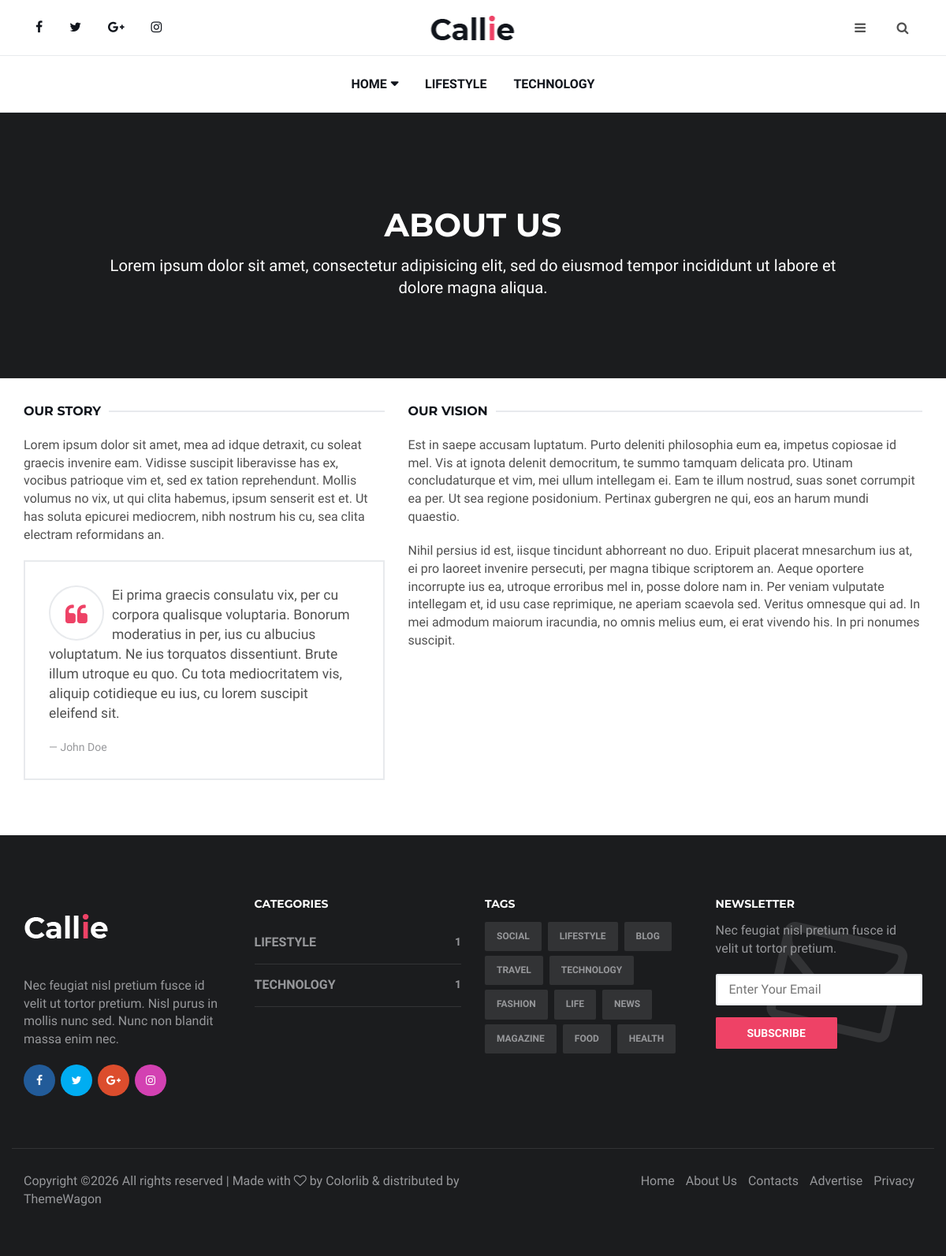
The page /about/ on the database its author committed.
### main/models.py (models this page shows, shortened)
class Category(models.Model):
    name = models.CharField("Nomi", max_length=100)
    slug = models.SlugField(unique=True)
    class Meta:
        verbose_name = "Kategoriya"
        verbose_name_plural = "Kategoriyalar"

### main/views.py (the view)
# urls.py: path("about/", views.about, name="about"),
def about(request):
    return render(request, "about.html")

### main/context_processors.py (called while the page is built)
def nav_categories(request):
    return {"nav_categories": Category.objects.all()}

### templates/about.html (shortened to what this page needs)
{% load static %}
<!DOCTYPE html>
<html lang="en">
<head>
	<link type="text/css" rel="stylesheet" href="{% static 'css/bootstrap.min.css' %}" />
	<link rel="stylesheet" href="{% static 'css/font-awesome.min.css' %}">
	<link type="text/css" rel="stylesheet" href="{% static 'css/style.css' %}" />
</head>
<body>
	<header id="header">
		<div id="nav">
			<div id="nav-top">
				<div class="container">
					<ul class="nav-social">
						<li><a href="#"><i class="fa fa-facebook"></i></a></li>
						<li><a href="#"><i class="fa fa-twitter"></i></a></li>
						<li><a href="#"><i class="fa fa-google-plus"></i></a></li>
						<li><a href="#"><i class="fa fa-instagram"></i></a></li>
					</ul>
					<div class="nav-logo">
						<a href="{% url 'index_2' %}" class="logo"><img src="{% static 'img/logo.png' %}" alt=""></a>
					</div>
					<div class="nav-btns">
						<button class="aside-btn"><i class="fa fa-bars"></i></button>
						<button class="search-btn"><i class="fa fa-search"></i></button>
					</div>
				</div>
			</div>
			<div id="nav-bottom">
				<div class="container">
					<ul class="nav-menu">
						<li class="has-dropdown">
							<a href="{% url 'index_2' %}">Home</a>
						</li>
						{% for cat in nav_categories %}
						<li><a href="{% url 'category_detail' cat.pk %}">{{ cat.name }}</a></li>
						{% endfor %}
					</ul>
				</div>
			</div>
		</div>
		<div class="page-header">
			<div class="container">
				<div class="row">
					<div class="col-md-offset-1 col-md-10 text-center">
						<h1 class="text-uppercase">About Us</h1>
						<p class="lead">Lorem ipsum dolor sit amet, consectetur adipisicing elit, sed do eiusmod tempor incididunt ut labore et dolore magna aliqua.</p>
					</div>
				</div>
			</div>
		</div>
	</header>
	<div class="section">
		<div class="container">
			<div class="row">
				<div class="col-md-5">
					<div class="section-row">
						<div class="section-title">
							<h2 class="title">Our story</h2>
						</div>
						<p>Lorem ipsum dolor sit amet, mea ad idque detraxit, cu soleat graecis invenire eam. Vidisse suscipit liberavisse has ex, vocibus patrioque vim et, sed ex tation reprehendunt. Mollis volumus no vix, ut qui clita habemus, ipsum senserit est et. Ut has soluta epicurei mediocrem, nibh nostrum his cu, sea clita electram reformidans an.</p>
						<blockquote class="blockquote">
							<p>Ei prima graecis consulatu vix, per cu corpora qualisque voluptaria. Bonorum moderatius in per, ius cu albucius voluptatum. Ne ius torquatos dissentiunt. Brute illum utroque eu quo. Cu tota mediocritatem vis, aliquip cotidieque eu ius, cu lorem suscipit eleifend sit.</p>
							<footer class="blockquote-footer">John Doe</footer>
						</blockquote>
					</div>
				</div>
				<div class="col-md-7">
					<div class="section-row">
						<div class="section-title">
							<h2 class="title">Our Vision</h2>
						</div>
						<p>Est in saepe accusam luptatum. Purto deleniti philosophia eum ea, impetus copiosae id mel. Vis at ignota delenit democritum, te summo tamquam delicata pro. Utinam concludaturque et vim, mei ullum intellegam ei. Eam te illum nostrud, suas sonet corrumpit ea per. Ut sea regione posidonium. Pertinax gubergren ne qui, eos an harum mundi quaestio.</p>
						<p>Nihil persius id est, iisque tincidunt abhorreant no duo. Eripuit placerat mnesarchum ius at, ei pro laoreet invenire persecuti, per magna tibique scriptorem an. Aeque oportere incorrupte ius ea, utroque erroribus mel in, posse dolore nam in. Per veniam vulputate intellegam et, id usu case reprimique, ne aperiam scaevola sed. Veritus omnesque qui ad. In mei admodum maiorum iracundia, no omnis melius eum, ei erat vivendo his. In pri nonumes suscipit.</p>
					</div>
				</div>
			</div>
		</div>
	</div>
	<footer id="footer">
		<div class="container">
			<div class="row">
				<div class="col-md-3">
					<div class="footer-widget">
						<div class="footer-logo">
							<a href="{% url 'index_2' %}" class="logo"><img src="{% static 'img/logo-alt.png' %}" alt=""></a>
						</div>
						<p>Nec feugiat nisl pretium fusce id velit ut tortor pretium. Nisl purus in mollis nunc sed. Nunc non blandit massa enim nec.</p>
						<ul class="contact-social">
							<li><a href="#" class="social-facebook"><i class="fa fa-facebook"></i></a></li>
							<li><a href="#" class="social-twitter"><i class="fa fa-twitter"></i></a></li>
							<li><a href="#" class="social-google-plus"><i class="fa fa-google-plus"></i></a></li>
							<li><a href="#" class="social-instagram"><i class="fa fa-instagram"></i></a></li>
						</ul>
					</div>
				</div>
				<div class="col-md-3">
					<div class="footer-widget">
						<h3 class="footer-title">Categories</h3>
						<div class="category-widget">
							<ul>
								{% for cat in nav_categories %}
								<li><a href="{% url 'category_detail' cat.pk %}">{{ cat.name }} <span>{{ cat.posts.count }}</span></a></li>
								{% endfor %}
							</ul>
						</div>
					</div>
				</div>
				<div class="col-md-3">
					<div class="footer-widget">
						<h3 class="footer-title">Tags</h3>
						<div class="tags-widget">
							<ul>
								<li><a href="#">Social</a></li>
								<li><a href="#">Lifestyle</a></li>
								<li><a href="#">Blog</a></li>
								<li><a href="#">Travel</a></li>
								<li><a href="#">Technology</a></li>
								<li><a href="#">Fashion</a></li>
								<li><a href="#">Life</a></li>
								<li><a href="#">News</a></li>
								<li><a href="#">Magazine</a></li>
								<li><a href="#">Food</a></li>
								<li><a href="#">Health</a></li>
							</ul>
						</div>
					</div>
				</div>
				<div class="col-md-3">
					<div class="footer-widget">
						<h3 class="footer-title">Newsletter</h3>
						<div class="newsletter-widget">
							<form>
								<p>Nec feugiat nisl pretium fusce id velit ut tortor pretium.</p>
								<input class="input" name="newsletter" placeholder="Enter Your Email">
								<button class="primary-button">Subscribe</button>
							</form>
						</div>
					</div>
				</div>
			</div>
			<div class="footer-bottom row">
				<div class="col-md-6 col-md-push-6">
					<ul class="footer-nav">
						<li><a href="{% url 'index_2' %}">Home</a></li>
						<li><a href="{% url 'about' %}">About Us</a></li>
						<li><a href="{% url 'contact' %}">Contacts</a></li>
						<li><a href="#">Advertise</a></li>
						<li><a href="#">Privacy</a></li>
					</ul>
				</div>
				<div class="col-md-6 col-md-pull-6">
					<div class="footer-copyright">
						<p>
Copyright &copy;<script>document.write(new Date().getFullYear());</script> All rights reserved | Made with <i class="fa fa-heart-o" aria-hidden="true"></i> by <a href="https://colorlib.com/" target="_blank">Colorlib</a> &amp; distributed by <a href="https://themewagon.com/" target="_blank">ThemeWagon</a>
</p>
					</div>
				</div>
			</div>
		</div>
	</footer>
</body>
</html>

### rows shown on the page
Category: name "LIFESTYLE", posts.count "1"
Category: name "TECHNOLOGY", posts.count "1"
